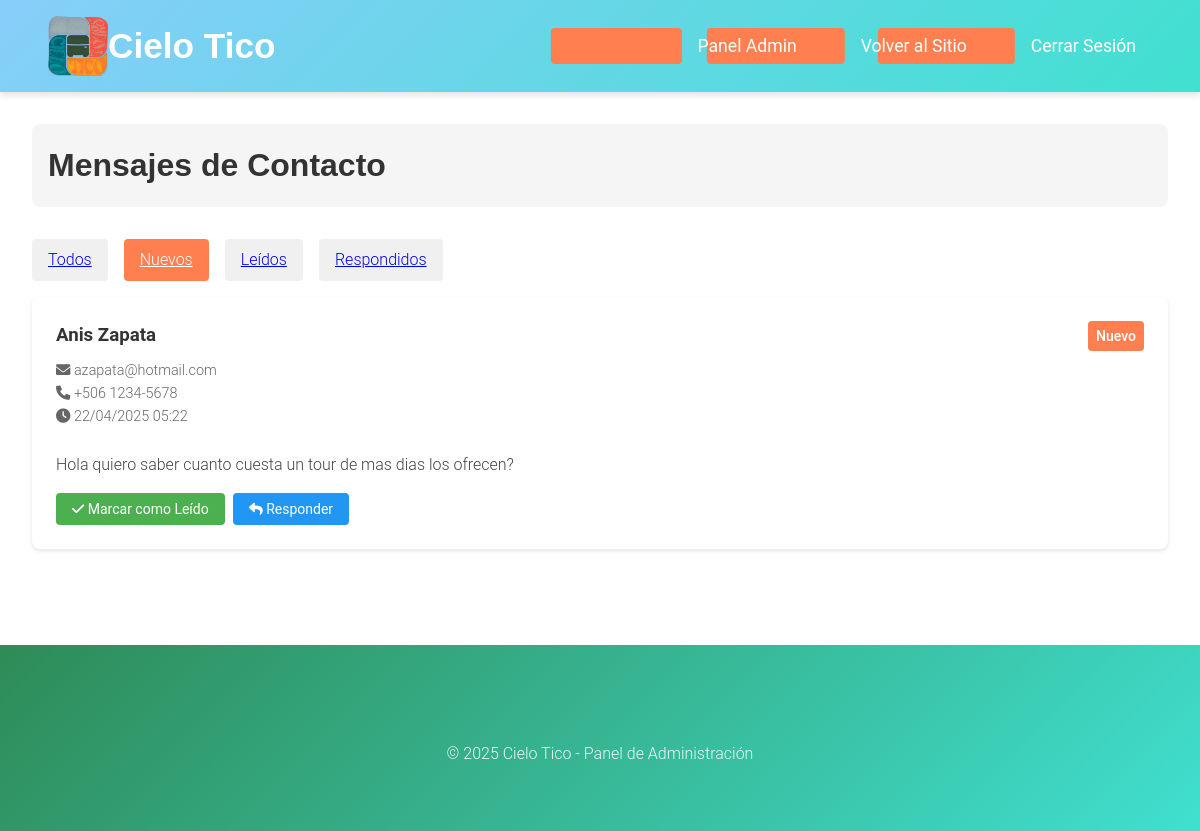
The app's page /html/admin/mensajes.php?estado=nuevo (signed in), older data.
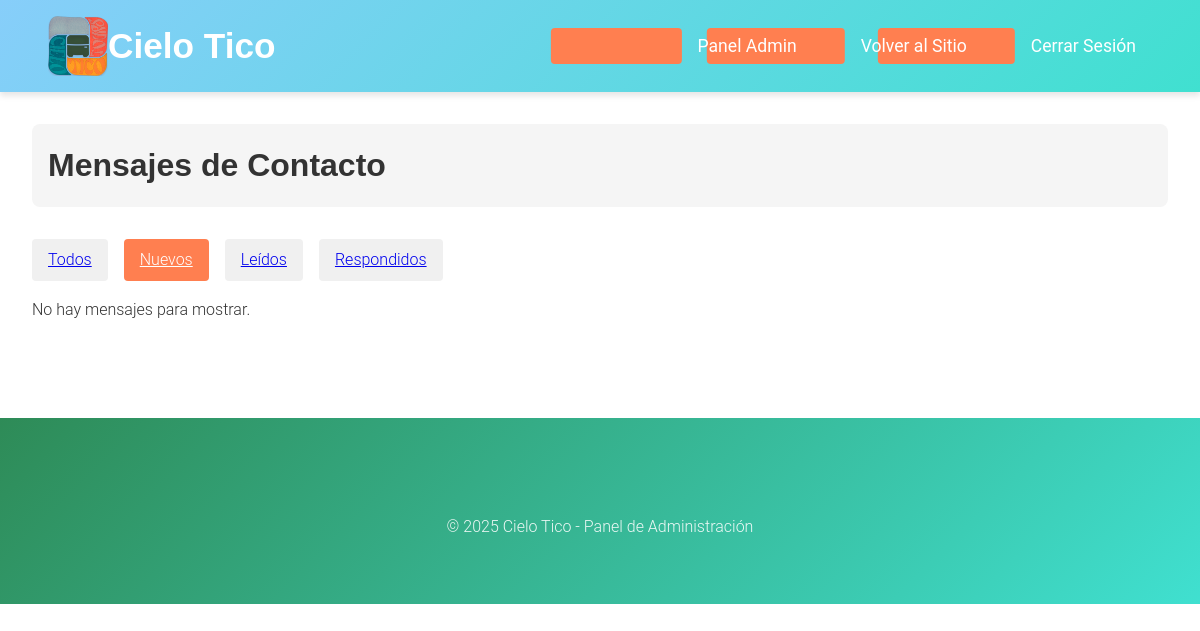
The same page, newer data.
### tables this page shows
CREATE TABLE `contactos` (
  `id` int(11) NOT NULL AUTO_INCREMENT,
  `nombre` varchar(100) NOT NULL,
  `email` varchar(100) NOT NULL,
  `telefono` varchar(20) DEFAULT NULL,
  `mensaje` text NOT NULL,
  `estado` enum('nuevo','leido','respondido') DEFAULT 'nuevo',
  `fecha_creacion` timestamp NOT NULL DEFAULT current_timestamp(),
  PRIMARY KEY (`id`)
);

### html/admin/mensajes.php (the view, shortened to what the changed rows need)
<?php
require_once '../../php/config/database.php';
$estado_filtro = isset($_GET['estado']) ? $_GET['estado'] : 'todos';
$sql = "SELECT * FROM contactos";
$params = [];
if ($estado_filtro !== 'todos') {
    $sql .= " WHERE estado = ?";
    $params[] = $estado_filtro;
}
$sql .= " ORDER BY fecha_creacion DESC";
try {
    $stmt = $conn->prepare($sql);
    $stmt->execute($params);
    $mensajes = $stmt->fetchAll(PDO::FETCH_ASSOC);
} catch(PDOException $e) {
    $error = "Error al obtener los mensajes: " . $e->getMessage();
}
?>
<!DOCTYPE html>
<html lang="es">
<head>
    <link rel="stylesheet" href="/cielotico/css/estilos.css">
    <link rel="stylesheet" href="https://cdnjs.cloudflare.com/ajax/libs/font-awesome/6.0.0/css/all.min.css">
</head>
<body>
    <header>
        <div class="header-content">
            <div class="logo-container">
                <a href="/cielotico/html/index.php">
                    <h1>Cielo Tico</h1>
                </a>
            </div>
        </div>
    </header>
    <main>
        <div class="admin-container">
            <div class="admin-header">
                <h1>Mensajes de Contacto</h1>
            </div>
            <?php if (isset($error)): ?>
                <div class="alert alert-error"><?php echo $error; ?></div>
            <?php else: ?>
                <div class="mensajes-grid">
                    <?php foreach ($mensajes as $mensaje): ?>
                        <div class="mensaje-card">
                            <div class="mensaje-header">
                                <div class="mensaje-info">
                                    <h3><?php echo htmlspecialchars($mensaje['nombre']); ?></h3>
                                    <p class="mensaje-meta">
                                        <i class="fas fa-envelope"></i> <?php echo htmlspecialchars($mensaje['email']); ?>
                                        <?php if (!empty($mensaje['telefono'])): ?>
                                            <br>
                                            <i class="fas fa-phone"></i> <?php echo htmlspecialchars($mensaje['telefono']); ?>
                                        <?php endif; ?>
                                        <br>
                                        <i class="fas fa-clock"></i> <?php echo date('d/m/Y H:i', strtotime($mensaje['fecha_creacion'])); ?>
                                    </p>
                                </div>
                                <span class="mensaje-estado estado-<?php echo $mensaje['estado']; ?>">
                                    <?php echo ucfirst($mensaje['estado']); ?>
                                </span>
                            </div>
                            <div class="mensaje-contenido">
                                <?php echo nl2br(htmlspecialchars($mensaje['mensaje'])); ?>
                            </div>
                            <div class="mensaje-acciones">
                                <?php if ($mensaje['estado'] === 'nuevo'): ?>
                                    <form method="POST" style="display: inline;">
                                        <button type="submit" class="btn-accion btn-leido">
                                            <i class="fas fa-check"></i> Marcar como Leído
                                        </button>
                                    </form>
                                <?php endif; ?>
                                <?php if ($mensaje['estado'] !== 'respondido'): ?>
                                    <button type="button" class="btn-accion btn-respondido"
                                            onclick="mostrarFormularioRespuesta('<?php echo $mensaje['id']; ?>')">
                                        <i class="fas fa-reply"></i> Responder
                                    </button>
                                <?php endif; ?>
                            </div>
                        </div>
                    <?php endforeach; ?>
                    <?php if (empty($mensajes)): ?>
                        <p>No hay mensajes para mostrar.</p>
                    <?php endif; ?>
                </div>
            <?php endif; ?>
        </div>
    </main>
</body>
</html>

Row changes from the older to the newer data that the page shows:
no longer on this page (row edited): contactos: nombre "Anis Zapata", email "azapata@hotmail.com", telefono "+506 1234-5678", fecha_creacion "22/04/2025 05:22", estado "Nuevo", mensaje "Hola quiero saber cuanto cuesta un tour de mas dias los ofrecen?"
Text that changed along with them:
text now shown: "No hay mensajes para mostrar."
